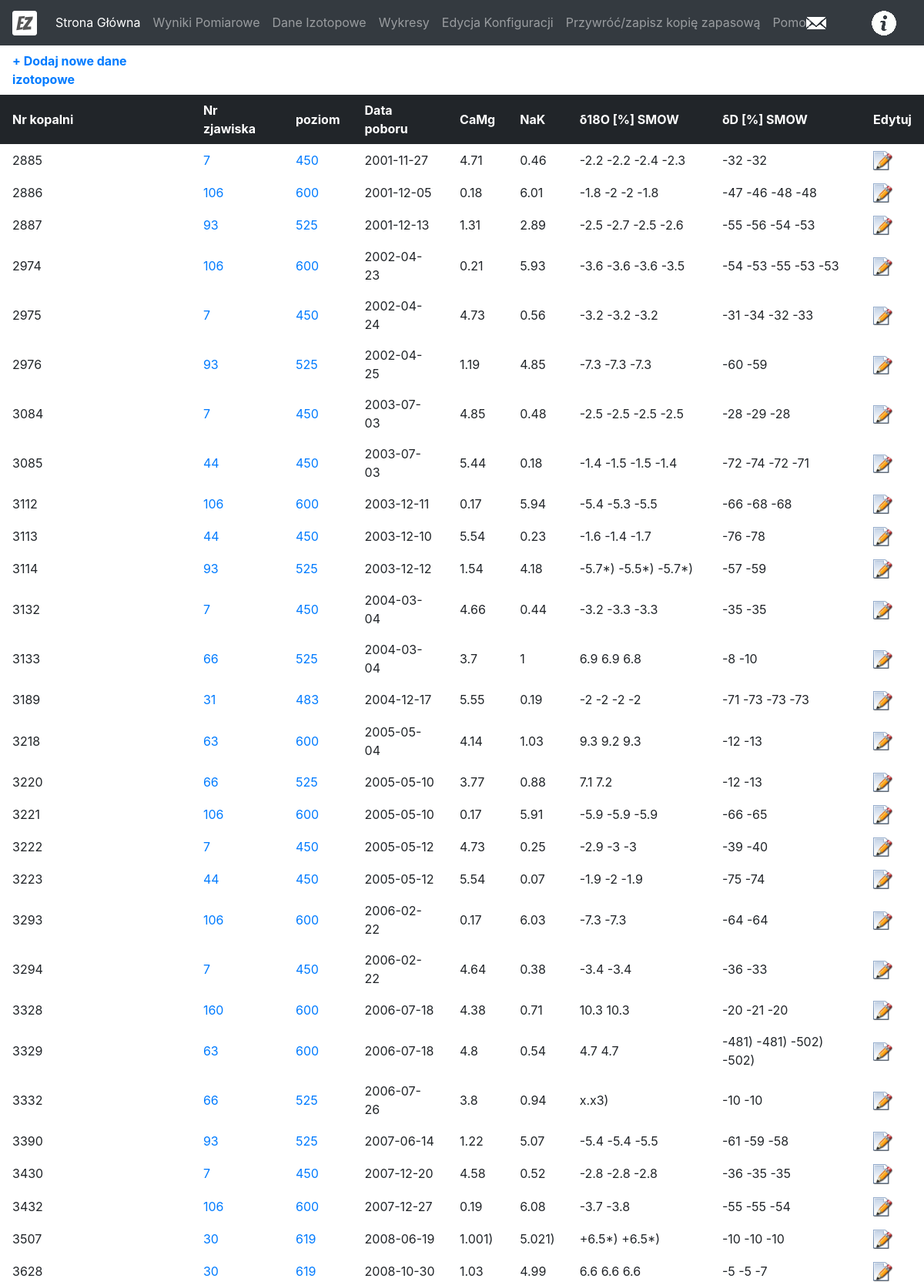
Page /isotopes (upper part) on the committed database.
### tables this page shows
CREATE TABLE izotopy(
 id INTEGER PRIMARY KEY AUTOINCREMENT,
 nr_probki	VARCHAR,
 nr_zjawiska VARCHAR,
 data_poboru VARCHAR,
 camg VARCHAR,
 nak VARCHAR,
 d18o VARCHAR,
 dd VARCHAR
, poziom TEXT);

### main.py (the view)
@app.route('/isotopes')
def isotopes():
    isotopes = getAllIsotopes()
    convertNulls(isotopes)
    return render_template('isotope.html', isotopes=isotopes)

### dbUtils.py (called while the page is built)
def dict_factory(cursor, row):
    d = OrderedDict()
    for idx, col in enumerate(cursor.description):
        d[col[0]] = row[idx]
    return d

def getAllIsotopes():
    conn = sqlite3.connect('data.db')
    cursor = conn.cursor()
    query = 'select * from izotopy'
    isotopes = []
    for row in cursor.execute(query):
        isotope = dict_factory(cursor, row)
        isotopes.append(isotope)
    conn.close()
    return isotopes

def convertNulls(sampleList, character='--'):
    for index, sample in enumerate(sampleList):
        for key, value in sample.items():
            if value==None:
                sampleList[index][key]=character

### templates/isotope.html (shortened to what this page needs)
{% extends 'layout.html' %}
{% block body %}
	<div>
		<table class="tableFixHead" id="sampleTable">
  			<thead class="thead-dark">
			  <tr>
				  <td><a href="/addIsotope"> <b>+ Dodaj nowe dane izotopowe</b></a></td>
			  </tr>
  			  <tr>
				  <th scope="col" onclick="sortTable(0)" class="nr_kopalni">Nr kopalni</th>
				  <th scope="col" onclick="sortTable(1)" class="nr_zjawiska">Nr zjawiska</th>
				  <th scope="col" onclick="sortTable(2)" class="poziom">poziom</th>
				  <th scope="col" onclick="sortTable(3)" class="data_poboru">Data poboru</th>
				  <th scope="col" onclick="sortTable(4)" class="camg">CaMg</th>
				  <th scope="col" onclick="sortTable(5)" class="nak">NaK</th>
				  <th scope="col" onclick="sortTable(6)" class="d18o">δ18O [%] SMOW</th>
				  <th scope="col" onclick="sortTable(7)" class="dd">δD [%] SMOW</th>
				  <th scope="col" >Edytuj</th>
  			  </tr>
  			</thead>
  			<tbody>
			  {% for isotope in isotopes %}
  			  <tr>
				  <td class="nr_probki">{{isotope.nr_probki}}</td>
				  <td class="nr_zjawiska"><a href="/isotopesEvent/{{isotope.nr_zjawiska}}">{{isotope.nr_zjawiska}}</a></td>
				  <td class="poziom"><a href="/isotopesLevel/{{isotope.poziom}}">{{isotope.poziom}}</a></td>
				  <td class="data_poboru">{{isotope.data_poboru}}</td>
				  <td class="camg">{{isotope.camg}}</td>
				  <td class="nak">{{isotope.nak}}</td>
				  <td class="d18o">{{isotope.d18o}}</td>
				  <td class="dd">{{isotope.dd}}</td>
				  <td> <a href="/editIsotope/{{isotope.id}}"><img src="{{ url_for('static', filename = 'editIcon.png') }}"  width="50%" height="50%"/></a></td>
  			  </tr>
			  {% endfor %}
  			</tbody>
		</table>
	</div>
{% endblock %}

### static/style.css (style rules this page uses)
.tableFixHead { overflow-y: auto; height: 100px; }
.tableFixHead th { position: sticky; top: 0; }
table { border-collapse: collapse; width: 100%; }
th, td { padding: 8px 16px; }
th { color: #fff; background-color: #212529; border-color: #32383e; }

### rows in the picture
izotopy: nr_probki "2885", nr_zjawiska "7", poziom "450", data_poboru "2001-11-27", camg "4.71", nak "0.46", d18o "-2.2 -2.2 -2.4 -2.3", dd "-32 -32"
izotopy: nr_probki "2886", nr_zjawiska "106", poziom "600", data_poboru "2001-12-05", camg "0.18", nak "6.01", d18o "-1.8 -2 -2 -1.8", dd "-47 -46 -48 -48"
izotopy: nr_probki "2887", nr_zjawiska "93", poziom "525", data_poboru "2001-12-13", camg "1.31", nak "2.89", d18o "-2.5 -2.7 -2.5 -2.6", dd "-55 -56 -54 -53"
izotopy: nr_probki "2974", nr_zjawiska "106", poziom "600", data_poboru "2002-04-23", camg "0.21", nak "5.93", d18o "-3.6 -3.6 -3.6 -3.5", dd "-54 -53 -55 -53 -53"
izotopy: nr_probki "2975", nr_zjawiska "7", poziom "450", data_poboru "2002-04-24", camg "4.73", nak "0.56", d18o "-3.2 -3.2 -3.2", dd "-31 -34 -32 -33"
izotopy: nr_probki "2976", nr_zjawiska "93", poziom "525", data_poboru "2002-04-25", camg "1.19", nak "4.85", d18o "-7.3 -7.3 -7.3", dd "-60 -59"
izotopy: nr_probki "3084", nr_zjawiska "7", poziom "450", data_poboru "2003-07-03", camg "4.85", nak "0.48", d18o "-2.5 -2.5 -2.5 -2.5", dd "-28 -29 -28"
izotopy: nr_probki "3085", nr_zjawiska "44", poziom "450", data_poboru "2003-07-03", camg "5.44", nak "0.18", d18o "-1.4 -1.5 -1.5 -1.4", dd "-72 -74 -72 -71"
izotopy: nr_probki "3112", nr_zjawiska "106", poziom "600", data_poboru "2003-12-11", camg "0.17", nak "5.94", d18o "-5.4 -5.3 -5.5", dd "-66 -68 -68"
izotopy: nr_probki "3113", nr_zjawiska "44", poziom "450", data_poboru "2003-12-10", camg "5.54", nak "0.23", d18o "-1.6 -1.4 -1.7", dd "-76 -78"
izotopy: nr_probki "3114", nr_zjawiska "93", poziom "525", data_poboru "2003-12-12", camg "1.54", nak "4.18", d18o "-5.7*) -5.5*) -5.7*)", dd "-57 -59"
izotopy: nr_probki "3132", nr_zjawiska "7", poziom "450", data_poboru "2004-03-04", camg "4.66", nak "0.44", d18o "-3.2 -3.3 -3.3", dd "-35 -35"
izotopy: nr_probki "3133", nr_zjawiska "66", poziom "525", data_poboru "2004-03-04", camg "3.7", nak "1", d18o "6.9 6.9 6.8", dd "-8 -10"
izotopy: nr_probki "3189", nr_zjawiska "31", poziom "483", data_poboru "2004-12-17", camg "5.55", nak "0.19", d18o "-2 -2 -2 -2", dd "-71 -73 -73 -73"
izotopy: nr_probki "3218", nr_zjawiska "63", poziom "600", data_poboru "2005-05-04", camg "4.14", nak "1.03", d18o "9.3 9.2 9.3", dd "-12 -13"
izotopy: nr_probki "3220", nr_zjawiska "66", poziom "525", data_poboru "2005-05-10", camg "3.77", nak "0.88", d18o "7.1 7.2", dd "-12 -13"
izotopy: nr_probki "3221", nr_zjawiska "106", poziom "600", data_poboru "2005-05-10", camg "0.17", nak "5.91", d18o "-5.9 -5.9 -5.9", dd "-66 -65"
izotopy: nr_probki "3222", nr_zjawiska "7", poziom "450", data_poboru "2005-05-12", camg "4.73", nak "0.25", d18o "-2.9 -3 -3", dd "-39 -40"
izotopy: nr_probki "3223", nr_zjawiska "44", poziom "450", data_poboru "2005-05-12", camg "5.54", nak "0.07", d18o "-1.9 -2 -1.9", dd "-75 -74"
izotopy: nr_probki "3293", nr_zjawiska "106", poziom "600", data_poboru "2006-02-22", camg "0.17", nak "6.03", d18o "-7.3 -7.3", dd "-64 -64"
izotopy: nr_probki "3294", nr_zjawiska "7", poziom "450", data_poboru "2006-02-22", camg "4.64", nak "0.38", d18o "-3.4 -3.4", dd "-36 -33"
izotopy: nr_probki "3328", nr_zjawiska "160", poziom "600", data_poboru "2006-07-18", camg "4.38", nak "0.71", d18o "10.3 10.3", dd "-20 -21 -20"
izotopy: nr_probki "3329", nr_zjawiska "63", poziom "600", data_poboru "2006-07-18", camg "4.8", nak "0.54", d18o "4.7 4.7", dd "-481) -481) -502) -502)"
izotopy: nr_probki "3332", nr_zjawiska "66", poziom "525", data_poboru "2006-07-26", camg "3.8", nak "0.94", d18o "x.x3)", dd "-10 -10"
izotopy: nr_probki "3390", nr_zjawiska "93", poziom "525", data_poboru "2007-06-14", camg "1.22", nak "5.07", d18o "-5.4 -5.4 -5.5", dd "-61 -59 -58"
izotopy: nr_probki "3430", nr_zjawiska "7", poziom "450", data_poboru "2007-12-20", camg "4.58", nak "0.52", d18o "-2.8 -2.8 -2.8", dd "-36 -35 -35"
izotopy: nr_probki "3432", nr_zjawiska "106", poziom "600", data_poboru "2007-12-27", camg "0.19", nak "6.08", d18o "-3.7 -3.8", dd "-55 -55 -54"
izotopy: nr_probki "3507", nr_zjawiska "30", poziom "619", data_poboru "2008-06-19", camg "1.001)", nak "5.021)", d18o "+6.5*) +6.5*)", dd "-10 -10 -10"
izotopy: nr_probki "3628", nr_zjawiska "30", poziom "619", data_poboru "2008-10-30", camg "1.03", nak "4.99", d18o "6.6 6.6 6.6", dd "-5 -5 -7"
